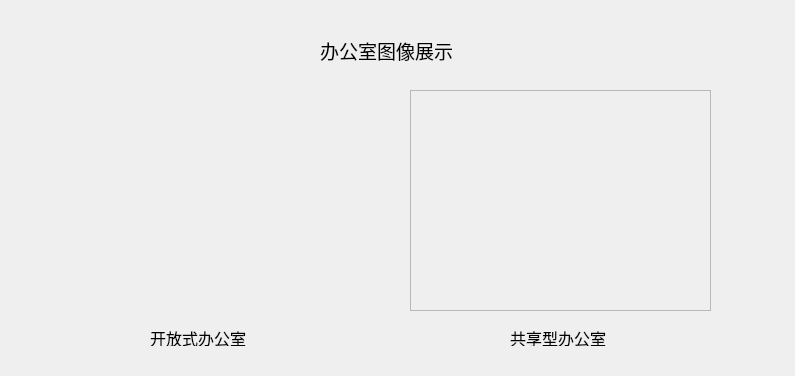
<?xml version="1.0" encoding="UTF-8"?>
<ui version="4.0">
 <class>Form</class>
 <widget class="QWidget" name="Form">
  <property name="geometry">
   <rect>
    <x>0</x>
    <y>0</y>
    <width>795</width>
    <height>376</height>
   </rect>
  </property>
  <property name="windowTitle">
   <string>Form</string>
  </property>
  <widget class="QLabel" name="label">
   <property name="geometry">
    <rect>
     <x>320</x>
     <y>10</y>
     <width>251</width>
     <height>81</height>
    </rect>
   </property>
   <property name="font">
    <font>
     <family>Arial</family>
     <pointsize>14</pointsize>
    </font>
   </property>
   <property name="text">
    <string>办公室图像展示</string>
   </property>
  </widget>
  <widget class="QWidget" name="widget" native="true">
   <property name="geometry">
    <rect>
     <x>30</x>
     <y>100</y>
     <width>361</width>
     <height>201</height>
    </rect>
   </property>
   <property name="styleSheet">
    <string notr="true">image: url(:/office/co-worker.jpg);
image: url(:/office/open_plan.jpg);</string>
   </property>
  </widget>
  <widget class="QLabel" name="label_2">
   <property name="geometry">
    <rect>
     <x>150</x>
     <y>330</y>
     <width>181</width>
     <height>16</height>
    </rect>
   </property>
   <property name="font">
    <font>
     <family>Arial</family>
     <pointsize>12</pointsize>
    </font>
   </property>
   <property name="text">
    <string>开放式办公室</string>
   </property>
  </widget>
  <widget class="QFrame" name="frame">
   <property name="geometry">
    <rect>
     <x>410</x>
     <y>90</y>
     <width>301</width>
     <height>221</height>
    </rect>
   </property>
   <property name="styleSheet">
    <string notr="true">image: url(:/office/co-worker.jpg);</string>
   </property>
   <property name="frameShape">
    <enum>QFrame::StyledPanel</enum>
   </property>
   <property name="frameShadow">
    <enum>QFrame::Raised</enum>
   </property>
  </widget>
  <widget class="QLabel" name="label_3">
   <property name="geometry">
    <rect>
     <x>510</x>
     <y>330</y>
     <width>101</width>
     <height>16</height>
    </rect>
   </property>
   <property name="font">
    <font>
     <family>Arial</family>
     <pointsize>12</pointsize>
    </font>
   </property>
   <property name="text">
    <string>共享型办公室</string>
   </property>
  </widget>
 </widget>
 <resources>
  <include location="data_get.qrc"/>
 </resources>
 <connections/>
</ui>
